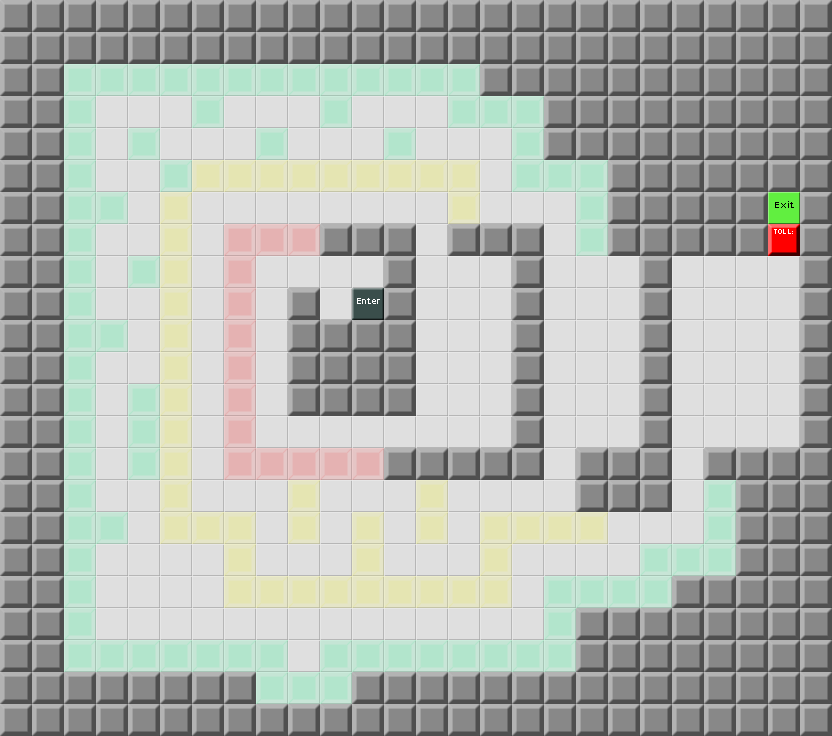

This game map was drawn from its Tiled (.tmx) file and the tilesets committed beside it. A one-line description and the trimmed map source follow:
An orthogonal 26x23 tile map with 32x32 px tiles, 1 tile layer (Map) and 134 objects.

<map version="1.0" orientation="orthogonal" width="26" height="23" tilewidth="32" tileheight="32">
 <tileset firstgid="1" name="devgraphics" tilewidth="32" tileheight="32">
  <image source="../../../Content/JakesChallenge/devgraphics.png" width="192" height="288" />
  <tile id="0">
   <properties>
    <property name="type" value="floor" />
   </properties>
  </tile>
  <tile id="1">
   <properties>
    <property name="type" value="wall" />
   </properties>
  </tile>
  <tile id="2">
   <properties>
    <property name="type" value="yellowDoor" />
   </properties>
  </tile>
  <tile id="3">
   <properties>
    <property name="type" value="yellowKey" />
   </properties>
  </tile>
  <tile id="4">
   <properties>
    <property name="type" value="start" />
   </properties>
  </tile>
  <tile id="5">
   <properties>
    <property name="type" value="exit" />
   </properties>
  </tile>
  <tile id="6">
   <properties>
    <property name="type" value="nascar" />
   </properties>
  </tile>
  <tile id="7">
   <properties>
    <property name="type" value="help" />
   </properties>
  </tile>
  <tile id="8">
   <properties>
    <property name="type" value="ball" />
   </properties>
  </tile>
  <tile id="9">
   <properties>
    <property name="type" value="predator" />
   </properties>
  </tile>
  <tile id="10">
   <properties>
    <property name="type" value="player2" />
   </properties>
  </tile>
  <tile id="11">
   <properties>
    <property name="type" value="money" />
   </properties>
  </tile>
  <tile id="12">
   <properties>
    <property name="type" value="toll" />
   </properties>
  </tile>
  <tile id="13">
   <properties>
    <property name="type" value="toll2" />
   </properties>
  </tile>
  <tile id="14">
   <properties>
    <property name="type" value="pushBlock" />
   </properties>
  </tile>
  <tile id="15">
   <properties>
    <property name="color" value="red" />
    <property name="type" value="switch" />
   </properties>
  </tile>
  <tile id="16">
   <properties>
    <property name="color" value="red" />
    <property name="type" value="disappearingWall" />
   </properties>
  </tile>
  <tile id="18">
   <properties>
    <property name="" value="" />
   </properties>
  </tile>
  <tile id="19">
   <properties>
    <property name="type" value="water" />
   </properties>
  </tile>
  <tile id="20">
   <properties>
    <property name="type" value="redDoor" />
   </properties>
  </tile>
  <tile id="21">
   <properties>
    <property name="color" value="red" />
    <property name="type" value="redKey" />
   </properties>
  </tile>
  <tile id="22">
   <properties>
    <property name="color" value="red" />
    <property name="type" value="appearingWall" />
   </properties>
  </tile>
  <tile id="23">
   <properties>
    <property name="type" value="redAppearingBlock2" />
   </properties>
  </tile>
  <tile id="24">
   <properties>
    <property name="type" value="britishNascar" />
   </properties>
  </tile>
  <tile id="25">
   <properties>
    <property name="type" value="hiddenSwitch" />
   </properties>
  </tile>
  <tile id="26">
   <properties>
    <property name="type" value="gronpree" />
   </properties>
  </tile>
  <tile id="27">
   <properties>
    <property name="color" value="yellow" />
    <property name="type" value="switch" />
   </properties>
  </tile>
  <tile id="28">
   <properties>
    <property name="color" value="yellow" />
    <property name="type" value="disappearingWall" />
   </properties>
  </tile>
  <tile id="30">
   <properties>
    <property name="type" value="constructionButton" />
   </properties>
  </tile>
  <tile id="31">
   <properties>
    <property name="type" value="help2" />
   </properties>
  </tile>
  <tile id="32">
   <properties>
    <property name="type" value="cyanDoor" />
   </properties>
  </tile>
  <tile id="33">
   <properties>
    <property name="type" value="cyanKey" />
   </properties>
  </tile>
  <tile id="34">
   <properties>
    <property name="color" value="yellow" />
    <property name="type" value="appearingWall" />
   </properties>
  </tile>
  <tile id="36">
   <properties>
    <property name="type" value="teleporter" />
   </properties>
  </tile>
  <tile id="39">
   <properties>
    <property name="color" value="green" />
    <property name="type" value="switch" />
   </properties>
  </tile>
  <tile id="40">
   <properties>
    <property name="color" value="green" />
    <property name="type" value="disappearingWall" />
   </properties>
  </tile>
  <tile id="42">
   <properties>
    <property name="type" value="outTeleporter" />
   </properties>
  </tile>
  <tile id="43">
   <properties>
    <property name="type" value="smartPredator" />
   </properties>
  </tile>
  <tile id="44">
   <properties>
    <property name="type" value="greenDoor" />
   </properties>
  </tile>
  <tile id="45">
   <properties>
    <property name="color" value="green" />
    <property name="type" value="greenKey" />
   </properties>
  </tile>
  <tile id="46">
   <properties>
    <property name="color" value="green" />
    <property name="type" value="appearingWall" />
   </properties>
  </tile>
  <tile id="48">
   <properties>
    <property name="type" value="futureWall" />
   </properties>
  </tile>
  <tile id="49">
   <properties>
    <property name="type" value="futureFloor" />
   </properties>
  </tile>
  <tile id="50">
   <properties>
    <property name="color" value="brownOff" />
    <property name="type" value="switch" />
   </properties>
  </tile>
  <tile id="51">
   <properties>
    <property name="color" value="brown" />
    <property name="type" value="switch" />
   </properties>
  </tile>
 </tileset>
 <layer name="Map" width="26" height="23">
  <data>[598 cells, 598 non-empty, 8 distinct tile ids]</data>
 </layer>
 <objectgroup name="Enemies" width="26" height="23" />
 <objectgroup name="Items" width="26" height="23">
  <object gid="16" x="288" y="288" />
  <object gid="40" x="544" y="288" />
  <object gid="16" x="256" y="288" />
  <object gid="16" x="256" y="320" />
  <object gid="16" x="256" y="352" />
  <object gid="16" x="256" y="448" />
  <object gid="16" x="288" y="448" />
  <object gid="16" x="320" y="448" />
  <object gid="16" x="352" y="448" />
  <object gid="16" x="256" y="384" />
  <object gid="16" x="256" y="416" />
  <object gid="28" x="416" y="224" />
  <object gid="28" x="384" y="224" />
  <object gid="28" x="352" y="224" />
  <object gid="28" x="320" y="224" />
  <object gid="28" x="288" y="224" />
  <object gid="28" x="256" y="224" />
  <object gid="28" x="224" y="224" />
  <object gid="28" x="192" y="224" />
  <object gid="28" x="192" y="256" />
  <object gid="28" x="192" y="288" />
  <object gid="28" x="192" y="320" />
  <object gid="28" x="192" y="352" />
  <object gid="28" x="192" y="384" />
  <object gid="28" x="192" y="416" />
  <object gid="28" x="192" y="448" />
  <object gid="28" x="192" y="480" />
  <object gid="28" x="192" y="512" />
  <object gid="28" x="224" y="512" />
  <object gid="28" x="256" y="512" />
  <object gid="28" x="256" y="544" />
  <object gid="28" x="256" y="576" />
  <object gid="28" x="288" y="576" />
  <object gid="28" x="320" y="576" />
  <object gid="28" x="320" y="544" />
  <object gid="28" x="320" y="512" />
  <object gid="28" x="352" y="512" />
  <object gid="28" x="384" y="512" />
  <object gid="28" x="384" y="544" />
  <object gid="28" x="384" y="576" />
  <object gid="28" x="416" y="576" />
  <object gid="28" x="448" y="576" />
  <object gid="28" x="448" y="544" />
  <object gid="28" x="448" y="512" />
  <object gid="28" x="480" y="512" />
  <object gid="28" x="512" y="512" />
  <object gid="28" x="544" y="512" />
  </objectgroup>
 <objectgroup name="Tools" width="26" height="23" />
 <objectgroup name="Parameters" width="26" height="23">
  <properties>
   <property name="time" value="140" />
   <property name="wrapAround" value="false" />
  </properties>
 </objectgroup>
</map>
<!-- 87 of 134 objects omitted -->
